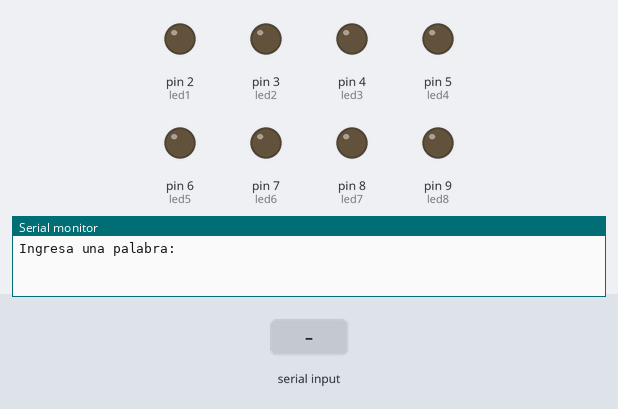
A sketch run on a simulated Arduino Uno, built with avr-gcc and run on an emulated ATmega328P. Parts: output pins drawn as LEDs (lit = HIGH), the last lines printed to the serial monitor. Dashed ring = blinking. The inputs (shaded band) are chosen by the test bench.

Above: at 1.2 s.
1.3 s: "1" received over Serial
At 3.7 s:
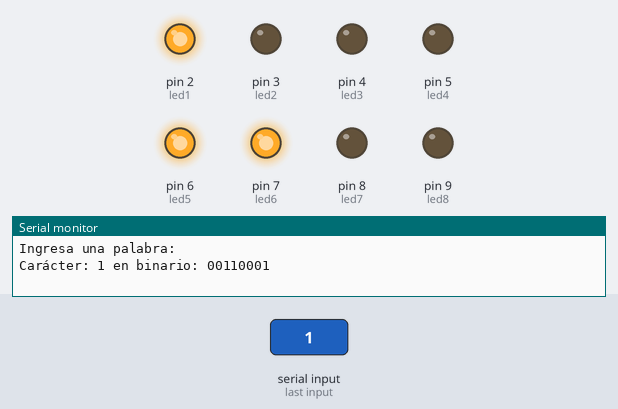
At 7.95 s:
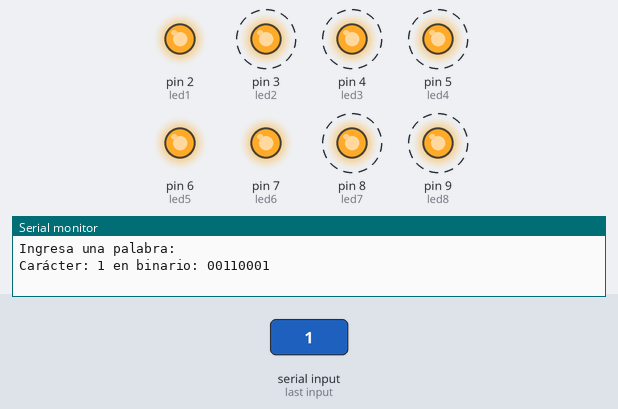
Timing chart, 0 to 9.8 s (numbered marks = the images above; inputs shaded):
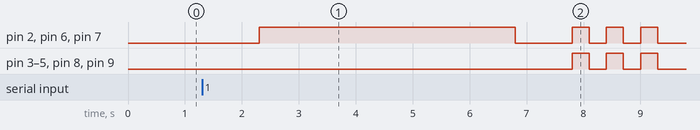

The sketch:

Practica2_BinarioLETRA_V2.ino
```cpp
int led1 = 2;
int led2 = 3;
int led3 = 4;
int led4 = 5;
int led5 = 6;
int led6 = 7;
int led7 = 8;
int led8 = 9;

void setup() {
  pinMode(led1, OUTPUT);
  pinMode(led2, OUTPUT);
  pinMode(led3, OUTPUT);
  pinMode(led4, OUTPUT);
  pinMode(led5, OUTPUT);
  pinMode(led6, OUTPUT);
  pinMode(led7, OUTPUT);
  pinMode(led8, OUTPUT);

  Serial.begin(9600);
  Serial.println("Ingresa una palabra:");
}

void loop() {
  if (Serial.available() > 0) {
    String palabra = Serial.readString();
    palabra.trim();

    if (palabra.length() > 5) {
      Serial.println("Error: Solo se permiten palabras de hasta 5 letras.");
      Serial.println("Ingresa otra palabra:");
      return;
    }

    for (int i = 0; i < palabra.length(); i++) {
      char caracter = palabra.charAt(i);
      char mayuscula = toupper(caracter);

      String binario = letrabinario(mayuscula);

      Serial.print("Carácter: ");
      Serial.print(mayuscula);
      Serial.print(" en binario: ");
      Serial.println(binario);

      encenderLeds(mayuscula);

      delay(1000);

      advertenciaParpadeo();

      delay(1000);

    }
    Serial.println("Ingresa otra palabra:");
  }
}

 String letrabinario(char letra) {
  String binario = "";
  for (int i = 7; i >= 0; i--) {
    binario += ((letra >> i) & 1) ? "1" : "0";
  }
  return binario;
}

void advertenciaParpadeo() {
  for (int i = 0; i < 3; i++) {
    digitalWrite(led1, 1);
    digitalWrite(led2, 1);
    digitalWrite(led3, 1);
    digitalWrite(led4, 1);
    digitalWrite(led5, 1);
    digitalWrite(led6, 1);
    digitalWrite(led7, 1);
    digitalWrite(led8, 1);
    delay(300);
    digitalWrite(led1, 0);
    digitalWrite(led2, 0);
    digitalWrite(led3, 0);
    digitalWrite(led4, 0);
    digitalWrite(led5, 0);
    digitalWrite(led6, 0);
    digitalWrite(led7, 0);
    digitalWrite(led8, 0);
    delay(300);
  }
}

void encenderLeds(char numero) {
  digitalWrite(led1, (numero >> 0) & 1);
  digitalWrite(led2, (numero >> 1) & 1);
  digitalWrite(led3, (numero >> 2) & 1);
  digitalWrite(led4, (numero >> 3) & 1);
  digitalWrite(led5, (numero >> 4) & 1);
  digitalWrite(led6, (numero >> 5) & 1);
  digitalWrite(led7, (numero >> 6) & 1);
  digitalWrite(led8, (numero >> 7) & 1);

   delay(4500);

  digitalWrite(led1, 0);
  digitalWrite(led2, 0);
  digitalWrite(led3, 0);
  digitalWrite(led4, 0);
  digitalWrite(led5, 0);
  digitalWrite(led6, 0);
  digitalWrite(led7, 0);
  digitalWrite(led8, 0);
}
```

Measured:
- after the input at 1.3 s, pin 2 (led1), pin 6 (led5), pin 7 (led6): LOW → HIGH after 1.0 s, → LOW 4.5 s later, → HIGH 1.0 s later, → LOW 0.30 s later, … (8 changes in this stretch); pin 3 (led2), pin 4 (led3), pin 5 (led4), pin 8 (led7), pin 9 (led8): alternates HIGH for 0.30 s and LOW for 0.30 s, starting after 6.5 s
